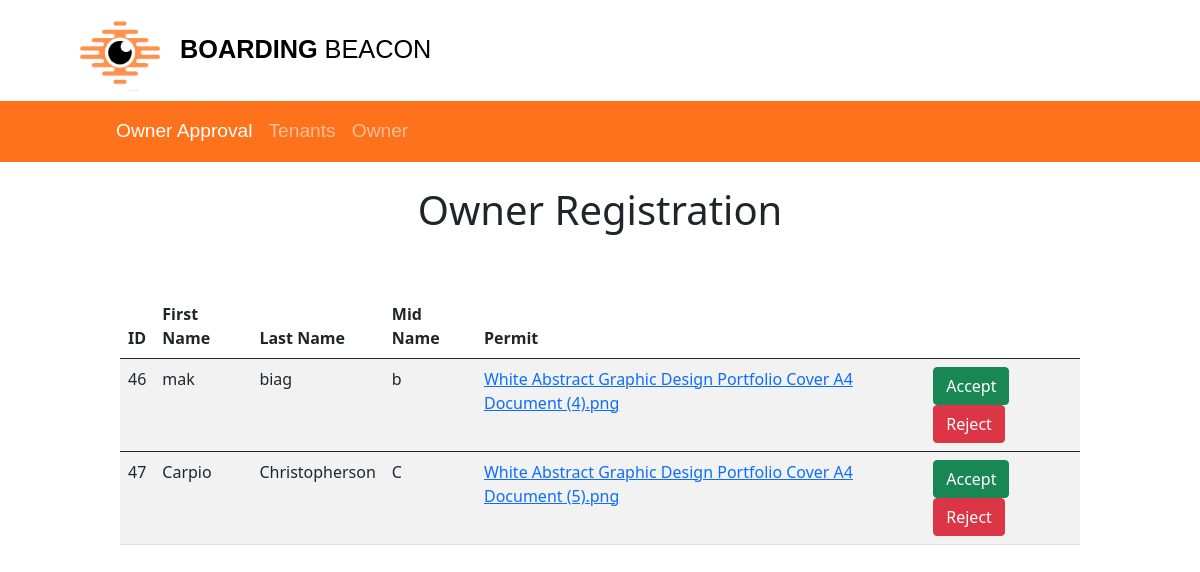
Screenshot of /owner-approval.php with the database file from the repository.
### tables this page shows
CREATE TABLE `owner` (
  `ownerID` int(11) NOT NULL,
  `fname` varchar(255) NOT NULL,
  `lname` varchar(255) NOT NULL,
  `password` varchar(255) NOT NULL,
  `username` varchar(255) NOT NULL,
  `midname` varchar(255) NOT NULL,
  `sex` varchar(255) NOT NULL,
  `contactNo` int(13) NOT NULL,
  `address` varchar(255) NOT NULL,
  `permit` varchar(255) NOT NULL,
  `accstatus` varchar(255) NOT NULL
);

### owner-approval.php (the view, shortened to what this page needs)
<?php
require 'db.php';
?>
<!DOCTYPE html>
<html lang="en">
<head>
    <link rel="stylesheet" href="css/tenant-home8.css">
    <link href="https://cdn.jsdelivr.net/npm/bootstrap@5.0.2/dist/css/bootstrap.min.css" rel="stylesheet">
</head>
<body>
<header>
        <div class="top-section">
            <img class="logo" src="images/image-logo.png" alt="PSU Logo">
            <label><b>BOARDING</b><span class="brand-name"> <b></b>BEACON</span></label>
        </div>
    </header>
       <nav class="navbar navbar-expand-sm navbar-dark">
            <div class="container">
            <ul class="navbar-nav">
                <li class="nav-item">
                    <a class="nav-link active" href="owner-approval.php">Owner Approval</a>
                </li>
                <li class="nav-item">
                    <a class="nav-link" href="admin-tenants.php">Tenants</a>
                </li>
                <li class="nav-item">
                    <a class="nav-link" href="admin-owner.php">Owner</a>
                </li>
                </ul>
                </div>
        </nav>
    <div class="center">
        <h1>Owner Registration</h1>
        <table class='table table-striped'>
    <thead>
        <tr>
            <th>ID</th>
            <th>First Name</th>
            <th>Last Name</th>
            <th>Mid Name</th>
            <th>Permit</th>
            <th></th>
        </tr>
    </thead>
<?php
$query = "SELECT owner.ownerID, owner.fname, owner.lname, owner.midname, owner.permit FROM owner WHERE accstatus = 'pending' ORDER BY ownerID ASC";
$result = mysqli_query($con, $query);
while ($row = mysqli_fetch_array($result)) {
?>
    <tbody>
        <tr>
            <td><?php echo $row['ownerID']; ?></td>
            <td><?php echo $row['fname']; ?></td>
            <td><?php echo $row['lname']; ?></td>
            <td><?php echo $row['midname']; ?></td>
            <td>
                <a href="permits/<?php echo $row['permit']; ?>" target="_blank"><?php echo $row['permit']; ?></a>
            </td>
            <td>
                <form action="owner-approval.php" method="post">
                    <Button type='submit' name="approve" value="Approve" class='btn btn-success'>Accept</Button>
                    <Button type='submit' name="reject" value="Reject" class='btn btn-danger'>Reject</Button>
                </form>
            </td>
        </tr>
    </tbody>
<?php } ?>
</table>
    </div>
</body>
</html>

### css/tenant-home8.css (style rules this page uses)
* { margin: 0; padding: 0; box-sizing: border-box; }
header { display: flex; justify-content: space-between; align-items: center; font-family: "Poppins", sans-serif; }
.top-section { display: flex; align-items: center; padding: 10px 70px; background-color: white; position: sticky; }
.logo { max-width: 100px; margin-right: 10px; }
.top-section label { color: black; font-size: 1.58rem; }
.brand-name { font-size: 1.58rem; font-weight: 500; color: black; }
.nav-item a { font-size: 1.2rem; }
.navbar { display: flex; justify-content: space-between; padding-top: 20px; padding-bottom: 15px; padding-left: 8%; padding-right: 8%; align-items: center; background-color: #FE721B; color: #fff; position: sticky; font-family: "Poppins", sans-serif; top: 0; }
::placeholder { color: #1935DA; }

### owner-approval.php (style rules this page uses)
.center h1 { margin-top:2%; display: flex; justify-content: center; }
table { max-width: 80%; margin: auto; margin-top: 5%; }

### rows the page displays
owner: ownerID "46", fname "mak", lname "biag", midname "b", permit "White Abstract Graphic Design Portfolio Cover A4 Document (4).png"
owner: ownerID "47", fname "Carpio", lname "Christopherson", midname "C", permit "White Abstract Graphic Design Portfolio Cover A4 Document (5).png"
